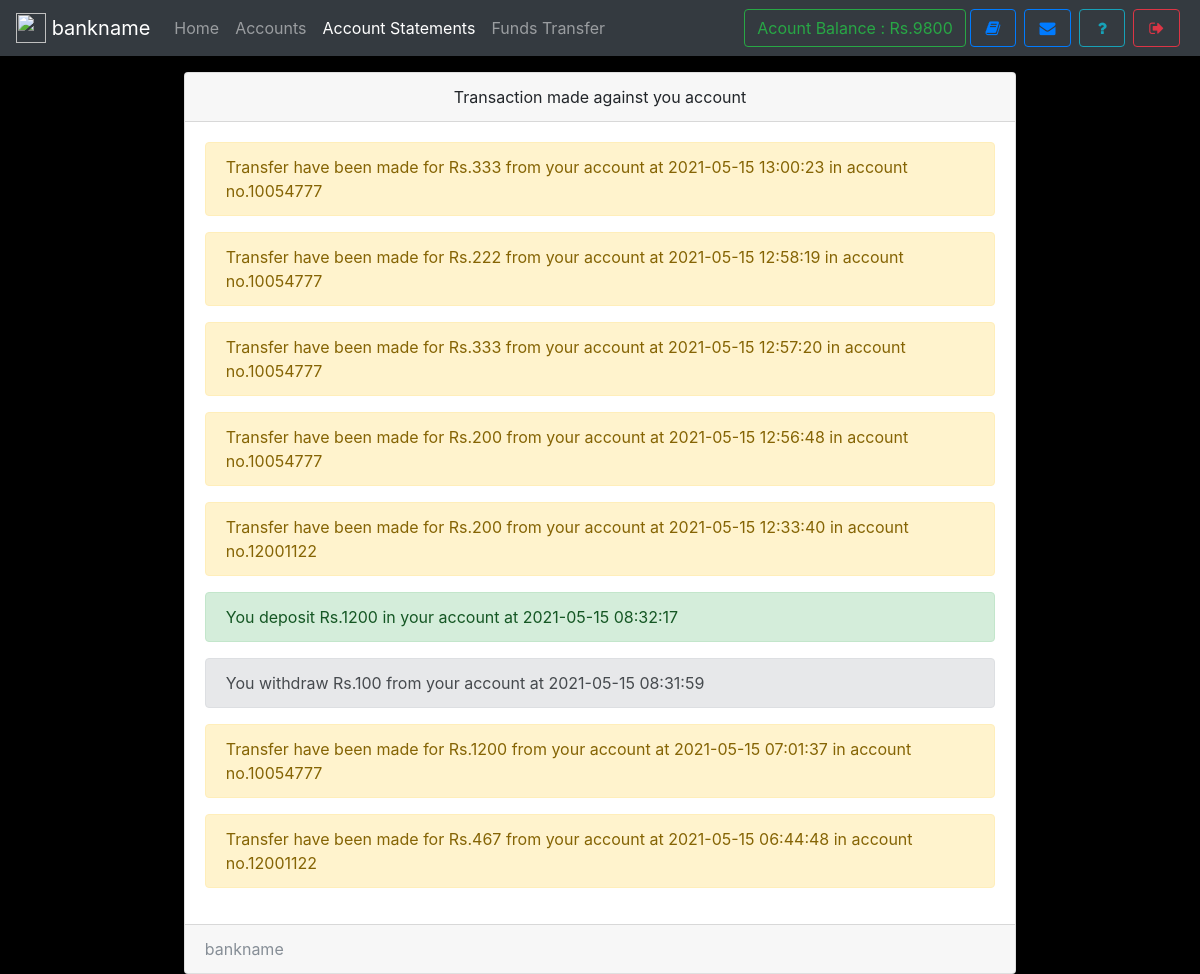
The page /statements.php (signed in) on the database its author committed.
### tables this page shows
CREATE TABLE `useraccounts` (
  `id` int(11) NOT NULL,
  `email` text NOT NULL,
  `password` text NOT NULL,
  `name` varchar(111) NOT NULL,
  `balance` varchar(111) NOT NULL,
  `cnic` varchar(111) NOT NULL,
  `number` varchar(111) NOT NULL,
  `city` varchar(111) NOT NULL,
  `address` varchar(111) NOT NULL,
  `source` varchar(111) NOT NULL,
  `accountNo` varchar(111) NOT NULL,
  `branch` varchar(111) NOT NULL,
  `accountType` varchar(111) NOT NULL,
  `date` timestamp NOT NULL DEFAULT CURRENT_TIMESTAMP
);

CREATE TABLE `transaction` (
  `transactionId` int(11) NOT NULL,
  `action` varchar(111) NOT NULL,
  `credit` varchar(111) NOT NULL,
  `debit` varchar(111) NOT NULL,
  `balance` varchar(111) NOT NULL,
  `beneId` varchar(111) NOT NULL,
  `other` varchar(111) NOT NULL,
  `userId` int(11) NOT NULL,
  `date` timestamp NOT NULL DEFAULT CURRENT_TIMESTAMP
);

### db.php (called while the page is built, shortened)
<?php
    $con = new mysqli('localhost','root','','mybank');
    $ar = $con->query("select * from userAccounts,branch where id = '$_SESSION[userId]' AND userAccounts.branch = branch.branchId");
    $userData = $ar->fetch_assoc();
?>

### statements.php (the view, shortened to what this page needs)
<!DOCTYPE html>
<html>
<head>
  <?php require 'assets/autoloader.php'; ?>
  <?php require 'assets/db.php'; ?>
  <?php require 'assets/function.php'; ?>
</head>
<body style="background:#000000;background-size: 100%">
<nav class="navbar navbar-expand-lg navbar-dark bg-dark fixed-top">
 <a class="navbar-brand" href="#">
    <img src="images/logo1.jpg" width="30" height="30" class="d-inline-block align-top" alt="">
   <?php echo bankname; ?>
  </a>
  <div class="collapse navbar-collapse" id="navbarSupportedContent">
    <ul class="navbar-nav mr-auto">
      <li class="nav-item ">
        <a class="nav-link " href="index.php">Home <span class="sr-only">(current)</span></a>
      </li>
      <li class="nav-item ">  <a class="nav-link" href="accounts.php">Accounts</a></li>
      <li class="nav-item active">  <a class="nav-link" href="statements.php">Account Statements</a></li>
      <li class="nav-item ">  <a class="nav-link" href="transfer.php">Funds Transfer</a></li>
    </ul>
    <?php include 'sideButton.php'; ?>
  </div>
</nav><br><br><br>
<div class="container">
  <div class="card  w-75 mx-auto">
  <div class="card-header text-center">
    Transaction made against you account
  </div>
  <div class="card-body">
    <?php
      $array = $con->query("select * from transaction where userId = '$userData[id]' order by date desc");
      if ($array ->num_rows > 0)
      {
         while ($row = $array->fetch_assoc())
         {
            if ($row['action'] == 'withdraw')
            {
              echo "<div class='alert alert-secondary'>You withdraw Rs.$row[debit] from your account at $row[date]</div>";
            }
            if ($row['action'] == 'deposit')
            {
              echo "<div class='alert alert-success'>You deposit Rs.$row[credit] in your account at $row[date]</div>";
            }
            if ($row['action'] == 'transfer')
            {
              echo "<div class='alert alert-warning'>Transfer have been made for  Rs.$row[debit] from your account at $row[date] in  account no.$row[other]</div>";
            }
         }
      }
    ?>
  </div>
  <div class="card-footer text-muted">
   <?php echo bankname ?>
  </div>
</div>
</div>
</body>
</html>

### autoloader.php (shortened to what this page needs)
<link rel="stylesheet" type="text/css" href="css/bootstrap.min.css">
<link rel="stylesheet" type="text/css" href="css/custom.css">
<link rel="stylesheet" type="text/css" href="font-awesome/css/font-awesome.min.css">

### sideButton.php
<form class="form-inline my-2 my-lg-0">
        <a href="" class="btn btn-outline-success" data-toggle="tooltip" title="Your current Account Balance">Acount Balance : Rs.<?php echo $userData['balance']; ?></a>
        <a href="accounts.php" data-toggle="tooltip" title="Account Summary" class="btn btn-outline-primary mx-1" ><i class="fa fa-book fa-fw"></i></a>
        <a href="notice.php" data-toggle="tooltip" title="View Notice" class="btn btn-outline-primary mx-1" ><i class="fa fa-envelope fa-fw"></i></a>
        <a href="feedback.php" data-toggle="tooltip" title="Help?" class="btn btn-outline-info mx-1" ><i class="fa fa-question fa-fw"></i></a>
        <a href="logout.php" data-toggle="tooltip" title="Logout" class="btn btn-outline-danger mx-1" ><i class="fa fa-sign-out fa-fw"></i></a>
</form>

### rows shown on the page
useraccounts: balance "9800"
transaction: debit "333", date "2021-05-15 13:00:23", other "10054777"
transaction: debit "222", date "2021-05-15 12:58:19", other "10054777"
transaction: debit "333", date "2021-05-15 12:57:20", other "10054777"
transaction: debit "200", date "2021-05-15 12:56:48", other "10054777"
transaction: debit "200", date "2021-05-15 12:33:40", other "12001122"
transaction: credit "1200", date "2021-05-15 08:32:17"
transaction: debit "100", date "2021-05-15 08:31:59"
transaction: debit "1200", date "2021-05-15 07:01:37", other "10054777"
transaction: debit "467", date "2021-05-15 06:44:48", other "12001122"

### other values the page prints
bankname "bankname"
